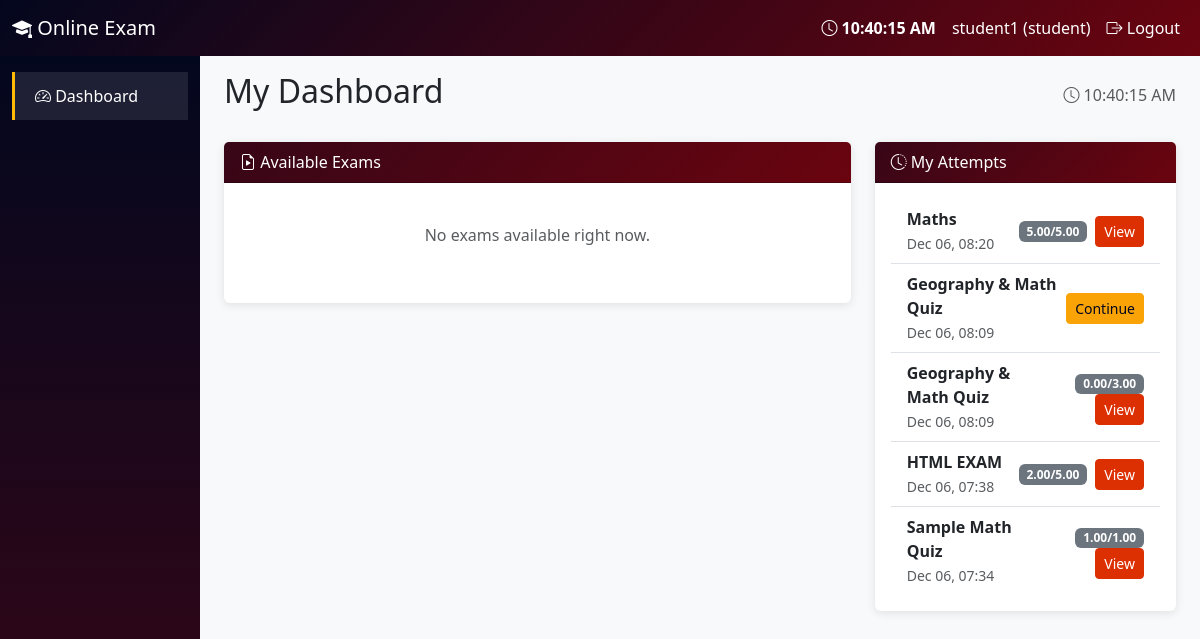
The page /student/ (signed in) on the database its author committed.
### myapp/models.py (models this page shows, shortened)
class UserProfile(models.Model):
    ROLE_CHOICES = [
        ('teacher', 'Teacher'),
        ('student', 'Student'),
    ]
    user = models.OneToOneField(User, on_delete=models.CASCADE, related_name='profile')
    role = models.CharField(max_length=10, choices=ROLE_CHOICES, default='student')
    created_at = models.DateTimeField(auto_now_add=True)
    @property
    def is_teacher(self):
        return self.role == 'teacher'

class ExamAttempt(models.Model):
    STATUS_CHOICES = [
        ('in_progress', 'In Progress'),
        ('submitted', 'Submitted'),
        ('auto_submitted', 'Auto Submitted'),
        ('graded', 'Graded'),
    ]
    student = models.ForeignKey(User, on_delete=models.CASCADE, related_name='exam_attempts')
    exam = models.ForeignKey(Exam, on_delete=models.CASCADE, related_name='attempts')
    started_at = models.DateTimeField(auto_now_add=True)
    submitted_at = models.DateTimeField(null=True, blank=True)
    status = models.CharField(max_length=20, choices=STATUS_CHOICES, default='in_progress')
    question_order = models.JSONField(default=list)  # Randomized order for this attempt
    total_score = models.DecimalField(max_digits=6, decimal_places=2, null=True, blank=True)
    max_score = models.DecimalField(max_digits=6, decimal_places=2, null=True, blank=True)
    class Meta:
        unique_together = ['student', 'exam']

class Exam(models.Model):
    teacher = models.ForeignKey(User, on_delete=models.CASCADE, related_name='exams')
    title = models.CharField(max_length=200)
    description = models.TextField(blank=True)
    duration_minutes = models.PositiveIntegerField(default=60)
    start_time = models.DateTimeField(null=True, blank=True)
    end_time = models.DateTimeField(null=True, blank=True)
    is_published = models.BooleanField(default=False)
    randomize_questions = models.BooleanField(default=True)
    randomize_options = models.BooleanField(default=True)
    created_at = models.DateTimeField(auto_now_add=True)

### myapp/views.py (the view)
# urls.py: path('student/', views.student_dashboard, name='student_dashboard'),
@login_required
def student_dashboard(request):
    if is_teacher(request.user):
        return redirect('teacher_dashboard')
    attempted_exam_ids = ExamAttempt.objects.filter(student=request.user).values_list('exam_id', flat=True)
    available_exams = Exam.objects.filter(
        is_published=True
    ).exclude(id__in=attempted_exam_ids).order_by('-created_at')
    my_attempts = ExamAttempt.objects.filter(student=request.user).select_related('exam').order_by('-started_at')
    return render(request, 'myapp/student/dashboard.html', {
        'available_exams': available_exams,
        'my_attempts': my_attempts,
    })

### myapp/views.py (called while the page is built)
def is_teacher(user):
    return hasattr(user, 'profile') and user.profile.is_teacher

### templates/myapp/student/dashboard.html (shortened to what this page needs)
{% extends 'myapp/student/base.html' %}
{% block content %}
<div class="d-flex justify-content-between align-items-center mb-4">
    <h2>My Dashboard</h2>
    <div class="text-muted">
        <i class="bi bi-clock"></i> <span id="studentDashTime">--:--:--</span>
    </div>
</div>
<div class="row">
    <div class="col-md-8">
        <div class="card mb-4">
            <div class="card-header"><i class="bi bi-file-earmark-play"></i> Available Exams</div>
            <div class="card-body">
                {% if available_exams %}
                <div class="list-group">
                    {% for exam in available_exams %}
                    <div class="list-group-item d-flex justify-content-between align-items-center">
                        <div>
                            <h5 class="mb-1">{{ exam.title }}</h5>
                            <small class="text-muted">
                                Duration: {{ exam.duration_minutes }} min
                            </small>
                        </div>
                        <a href="{% url 'student_start_exam' exam.pk %}" class="btn btn-warning">
                            <i class="bi bi-play-fill"></i> Start Exam
                        </a>
                    </div>
                    {% endfor %}
                </div>
                {% else %}
                <p class="text-muted text-center py-4">No exams available right now.</p>
                {% endif %}
            </div>
        </div>
    </div>
    <div class="col-md-4">
        <div class="card">
            <div class="card-header"><i class="bi bi-clock-history"></i> My Attempts</div>
            <div class="card-body">
                {% if my_attempts %}
                <ul class="list-group list-group-flush">
                    {% for attempt in my_attempts %}
                    <li class="list-group-item d-flex justify-content-between align-items-center">
                        <div>
                            <strong>{{ attempt.exam.title }}</strong><br>
                            <small class="text-muted">{{ attempt.started_at|date:"M d, H:i" }}</small>
                        </div>
                        <div class="text-end">
                            {% if attempt.status == 'in_progress' %}
                            <a href="{% url 'student_take_exam' attempt.pk %}" class="btn btn-sm btn-warning">Continue</a>
                            {% else %}
                            <span class="badge {% if attempt.status == 'graded' %}bg-success{% else %}bg-secondary{% endif %}">
                                {% if attempt.total_score is not None %}{{ attempt.total_score }}/{{ attempt.max_score }}{% else %}{{ attempt.get_status_display }}{% endif %}
                            </span>
                            <a href="{% url 'student_result' attempt.pk %}" class="btn btn-sm btn-primary ms-1">View</a>
                            {% endif %}
                        </div>
                    </li>
                    {% endfor %}
                </ul>
                {% else %}
                <p class="text-muted mb-0">No attempts yet.</p>
                {% endif %}
            </div>
        </div>
    </div>
</div>
{% endblock %}

### templates/base.html (shortened to what this page needs)
<!DOCTYPE html>
<html lang="en">
<head>
    <link href="https://cdn.jsdelivr.net/npm/bootstrap@5.3.0/dist/css/bootstrap.min.css" rel="stylesheet">
    <link href="https://cdn.jsdelivr.net/npm/bootstrap-icons@1.10.0/font/bootstrap-icons.css" rel="stylesheet">
</head>
<body>
    {% block body %}
    <nav class="navbar navbar-expand-lg navbar-dark">
        <div class="container-fluid">
            <a class="navbar-brand" href="{% url 'dashboard_redirect' %}">
                <i class="bi bi-mortarboard-fill"></i> Online Exam
            </a>
            <div class="navbar-nav ms-auto">
                <span class="nav-link" id="currentTime" style="font-weight: bold; color: var(--color-10);">
                    <i class="bi bi-clock"></i> <span id="timeDisplay">--:--:--</span>
                </span>
                {% if user.is_authenticated %}
                <span class="nav-link">{{ user.username }} ({{ user.profile.role }})</span>
                <a class="nav-link" href="{% url 'logout' %}"><i class="bi bi-box-arrow-right"></i> Logout</a>
                {% endif %}
            </div>
        </div>
    </nav>
    <div class="container-fluid">
        <div class="row">
            {% block sidebar %}{% endblock %}
            <main class="col-md-9 col-lg-10 px-4 py-3">
                {% block content %}{% endblock %}
            </main>
        </div>
    </div>
    {% endblock %}
</body>
</html>

### templates/base.html (style rules this page uses)
:root { --color-1: #03071e; --color-2: #370617; --color-3: #6a040f; --color-4: #9d0208; --color-5: #d00000; --color-6: #dc2f02; --color-7: #e85d04; --color-8: #f48c06; --color-9: #faa307; --color-10: #ffba08; }
body { background-color: #f8f9fa; font-family: 'Segoe UI', sans-serif; }
.navbar { background: linear-gradient(135deg, var(--color-1), var(--color-3)) !important; }
.navbar-brand, .nav-link { color: #fff !important; }
.btn-primary { background: var(--color-6); border-color: var(--color-6); }
.btn-warning { background: var(--color-9); border-color: var(--color-9); color: var(--color-1); }
.card { border: none; box-shadow: 0 2px 10px rgba(0,0,0,0.1); }
.card-header { background: linear-gradient(135deg, var(--color-2), var(--color-3)); color: #fff; }
a { color: var(--color-6); }

### rows shown on the page
ExamAttempt: exam "Maths", started_at "Dec 06, 08:20", total_score "5.00", max_score "5.00"
ExamAttempt: exam "Geography & Math Quiz", started_at "Dec 06, 08:09", status "Continue"
ExamAttempt: exam "Geography & Math Quiz", started_at "Dec 06, 08:09", total_score "0.00", max_score "3.00"
ExamAttempt: exam "HTML EXAM", started_at "Dec 06, 07:38", total_score "2.00", max_score "5.00"
ExamAttempt: exam "Sample Math Quiz", started_at "Dec 06, 07:34", total_score "1.00", max_score "1.00"

### other values the page prints
{{ user.username }} "student1"
{{ user.profile.role }} "student"
